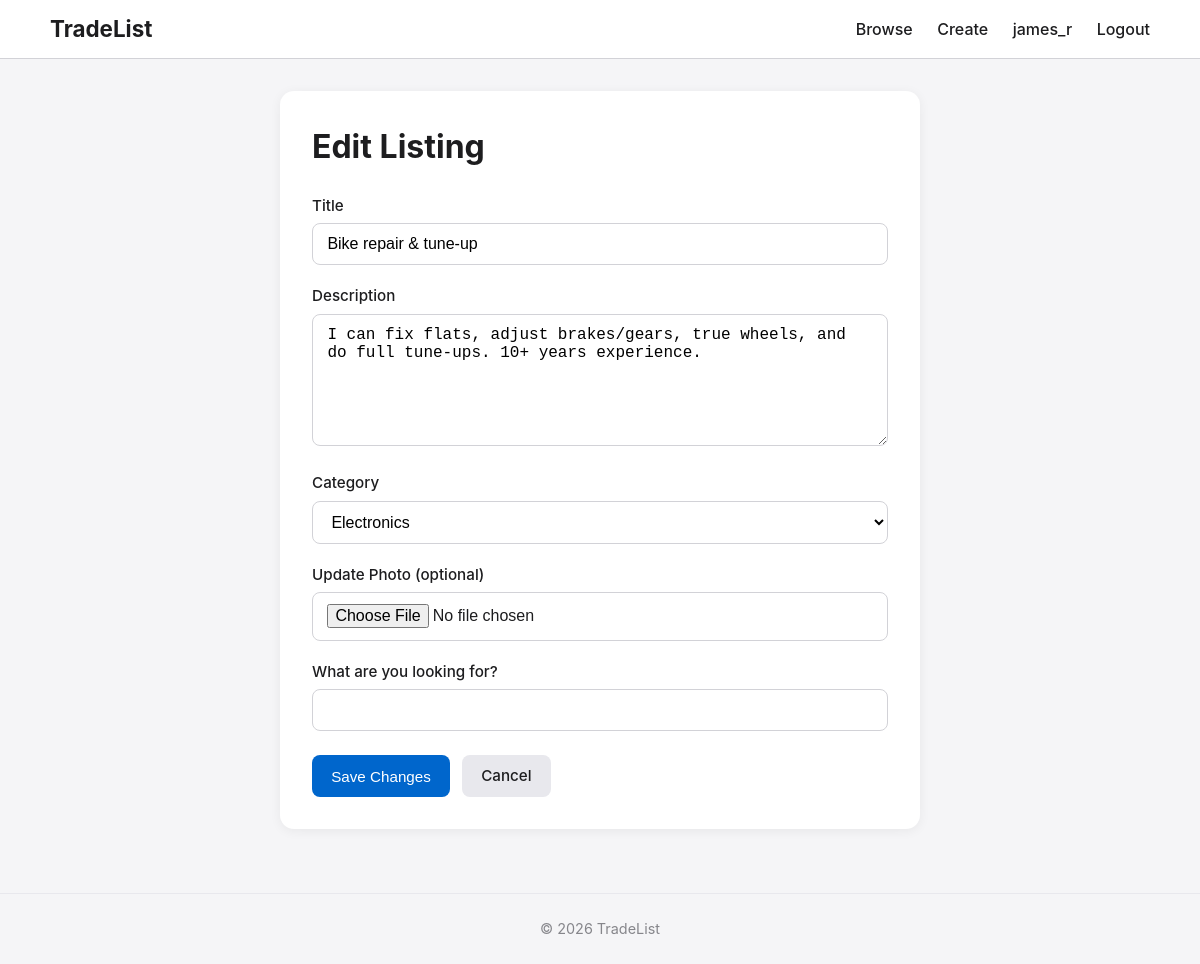
Screenshot of /edit/2 (signed in) with the database file from the repository.
### tables this page shows
CREATE TABLE users (
            id INTEGER PRIMARY KEY AUTOINCREMENT,
            username TEXT UNIQUE NOT NULL,
            email TEXT UNIQUE NOT NULL,
            password_hash TEXT NOT NULL,
            location TEXT,
            bio TEXT,
            created_at TIMESTAMP DEFAULT CURRENT_TIMESTAMP
        );

CREATE TABLE listings (
            id INTEGER PRIMARY KEY AUTOINCREMENT,
            user_id INTEGER NOT NULL,
            title TEXT NOT NULL,
            description TEXT NOT NULL,
            listing_type TEXT NOT NULL,  -- 'service_for_goods' or 'goods_for_service'
            category TEXT,
            location TEXT,
            what_i_offer TEXT,
            what_i_want TEXT,
            status TEXT DEFAULT 'open',
            created_at TIMESTAMP DEFAULT CURRENT_TIMESTAMP,
            FOREIGN KEY (user_id) REFERENCES users (id)
        );

### app.py (the view, shortened to what this page needs)
@app.route("/edit/<int:listing_id>", methods=["GET", "POST"])
def edit(listing_id):
    if not g.user:
        flash("You must be logged in.", "error")
        return redirect(url_for("login"))
    db = get_db()
    listing = db.execute("SELECT * FROM listings WHERE id = ?", (listing_id,)).fetchone()
    if listing is None or listing["user_id"] != g.user["id"]:
        flash("You cannot edit this listing.", "error")
        return redirect(url_for("browse"))
    return render_template("edit.html", listing=listing)

### app.py (called while the page is built)
def get_db():
    db = getattr(g, "_database", None)
    if db is None:
        db = g._database = sqlite3.connect(DATABASE)
        db.row_factory = sqlite3.Row
    return db

@app.teardown_appcontext
def close_connection(exception):
    db = getattr(g, "_database", None)
    if db is not None:
        db.close()

@app.before_request
def load_logged_in_user():
    user_id = session.get("user_id")
    if user_id is None:
        g.user = None
    else:
        try:
            db = get_db()
            g.user = db.execute("SELECT * FROM users WHERE id = ?", (user_id,)).fetchone()
        except:
            g.user = None

### templates/edit.html (shortened to what this page needs)
{% extends "base.html" %}
{% block content %}
<div class="edit-container">
    <h1>Edit Listing</h1>
    <form method="post" enctype="multipart/form-data" class="edit-form">
        <div class="form-group">
            <label for="title">Title</label>
            <input type="text" id="title" name="title" required maxlength="100"
                   value="{{ listing.title }}">
        </div>
        <div class="form-group">
            <label for="description">Description</label>
            <textarea id="description" name="description" rows="6" required>{{ listing.description }}</textarea>
        </div>
        <div class="form-group">
            <label for="category">Category</label>
            <select id="category" name="category" required>
                <option value="electronics" {% if listing.category == 'electronics' %}selected{% endif %}>Electronics</option>
            </select>
        </div>
        <div class="form-group">
            <label for="image">Update Photo (optional)</label>
            <input type="file" id="image" name="image" accept="image/*">
        </div>
        <div class="form-group">
            <label for="looking_for">What are you looking for?</label>
            <input type="text" id="looking_for" name="looking_for"
                   value="{{ listing.looking_for or '' }}">
        </div>
        <div class="form-actions">
            <button type="submit" class="btn btn-primary">Save Changes</button>
            <a href="{{ url_for('listing', listing_id=listing.id) }}" class="btn btn-secondary">Cancel</a>
        </div>
    </form>
</div>
{% endblock %}

### templates/base.html (shortened to what this page needs)
<!DOCTYPE html>
<html lang="en">
<head>
    <link rel="stylesheet" href="{{ url_for('static', filename='css/style.css') }}">
</head>
<body>
    <header class="site-header">
        <div class="header-inner">
            <a href="{{ url_for('browse') }}" class="logo">TradeList</a>
            <nav>
                <a href="{{ url_for('browse') }}">Browse</a>
                {% if g.user %}
                    <a href="{{ url_for('create') }}">Create</a>
                    <a href="{{ url_for('profile', username=g.user.username) }}">{{ g.user.username }}</a>
                    <a href="{{ url_for('logout') }}">Logout</a>
                {% else %}
                    <a href="{{ url_for('login') }}">Login</a>
                    <a href="{{ url_for('register') }}">Register</a>
                {% endif %}
            </nav>
        </div>
    </header>
    <main class="main-content">
        {% block content %}{% endblock %}
    </main>
    <footer class="site-footer">
        <p>&copy; 2026 TradeList</p>
    </footer>
</body>
</html>

### static/css/style.css (style rules this page uses)
* { margin: 0; padding: 0; box-sizing: border-box; }
body { font-family: -apple-system, BlinkMacSystemFont, "Segoe UI", Roboto, Helvetica, Arial, sans-serif; background-color: #f5f5f7; color: #1d1d1f; line-height: 1.5; min-height: 100vh; display: flex; flex-direction: column; }
a { color: #0066cc; text-decoration: none; }
.site-header { background: #fff; border-bottom: 1px solid #d2d2d7; padding: 0.75rem 1.5rem; position: sticky; top: 0; z-index: 100; }
.header-inner { max-width: 1100px; margin: 0 auto; display: flex; justify-content: space-between; align-items: center; }
.logo { font-size: 1.4rem; font-weight: 700; color: #1d1d1f; text-decoration: none; }
.site-header nav a { margin-left: 1.25rem; color: #1d1d1f; font-weight: 500; text-decoration: none; }
.main-content { flex: 1; max-width: 1100px; width: 100%; margin: 0 auto; padding: 2rem 1.5rem; }
.btn { display: inline-block; padding: 0.6rem 1.2rem; border-radius: 8px; font-weight: 500; font-size: 0.95rem; border: none; cursor: pointer; text-decoration: none; transition: background 0.15s; }
.btn-primary { background: #0066cc; color: white; }
.btn-secondary { background: #e8e8ed; color: #1d1d1f; }
.form-group { margin-bottom: 1.25rem; }
.form-group label { display: block; font-weight: 500; margin-bottom: 0.35rem; font-size: 0.95rem; }
.form-group input[type="text"], .form-group input[type="email"], .form-group input[type="password"], .form-group input[type="file"], .form-group select, .form-group textarea { width: 100%; padding: 0.7rem 0.9rem; border: 1px solid #d2d2d7; border-radius: 8px; font-size: 1rem; background: #fff; }
.form-group textarea { resize: vertical; min-height: 120px; }
.create-container, .edit-container { max-width: 640px; margin: 0 auto; background: #fff; padding: 2rem; border-radius: 14px; box-shadow: 0 2px 12px rgba(0,0,0,0.06); }
.create-container h1, .edit-container h1 { margin-bottom: 1.5rem; }
.form-actions { display: flex; gap: 0.75rem; margin-top: 1.5rem; }
.site-footer { text-align: center; padding: 1.5rem; font-size: 0.9rem; color: #86868b; border-top: 1px solid #e8e8ed; margin-top: 2rem; }

### rows the page displays
users: user.username "james_r"
listings: title "Bike repair & tune-up", description "I can fix flats, adjust brakes/gears, true wheels, and do full tune-ups. 10+ years experience."
